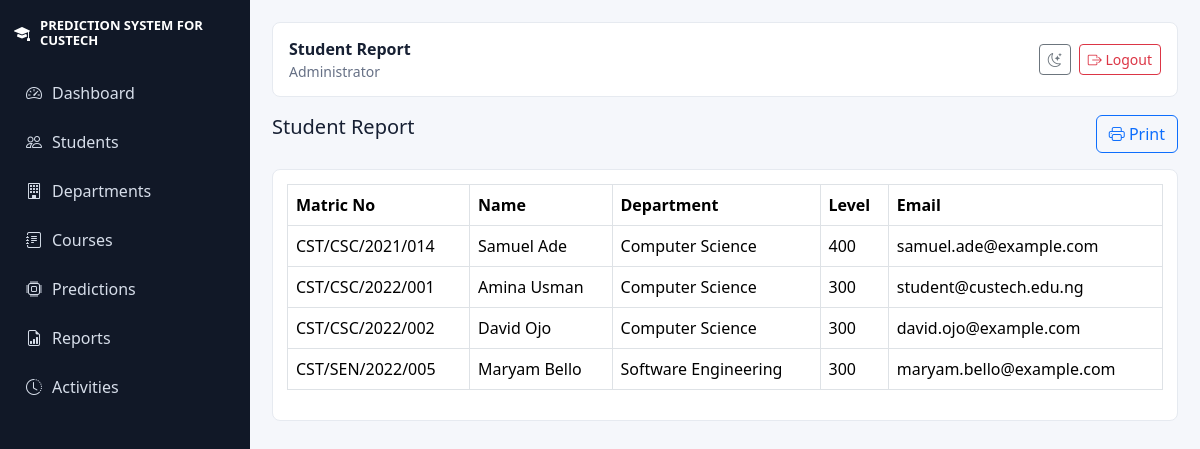
Screenshot of /reports/student_report.php (signed in) with the database file from the repository.
### tables this page shows
CREATE TABLE users (id INT AUTO_INCREMENT PRIMARY KEY, role_id INT NOT NULL, username VARCHAR(60) UNIQUE NOT NULL, email VARCHAR(120) UNIQUE NOT NULL, password_hash VARCHAR(255) NOT NULL, status ENUM('active','inactive') DEFAULT 'active', last_login DATETIME NULL, created_at DATETIME, FOREIGN KEY (role_id) REFERENCES roles(id));

CREATE TABLE roles (id INT AUTO_INCREMENT PRIMARY KEY, name VARCHAR(60) UNIQUE NOT NULL, description VARCHAR(255));

CREATE TABLE students (id INT AUTO_INCREMENT PRIMARY KEY, user_id INT NULL, department_id INT, matric_no VARCHAR(40) UNIQUE NOT NULL, first_name VARCHAR(80), last_name VARCHAR(80), email VARCHAR(120), phone VARCHAR(40), gender VARCHAR(20), age INT, level VARCHAR(20), address TEXT, passport VARCHAR(255), created_at DATETIME, FOREIGN KEY (user_id) REFERENCES users(id), FOREIGN KEY (department_id) REFERENCES departments(id));

CREATE TABLE departments (id INT AUTO_INCREMENT PRIMARY KEY, faculty_id INT NOT NULL, name VARCHAR(120) NOT NULL, code VARCHAR(20) UNIQUE, created_at DATETIME, FOREIGN KEY (faculty_id) REFERENCES faculties(id));

### includes/functions.php (called while the page is built, shortened)
<?php
function db(): PDO
{
    static $pdo = null;
    if ($pdo instanceof PDO) {
        return $pdo;
    }
    $dsn = 'mysql:host=' . DB_HOST . ';dbname=' . DB_NAME . ';charset=' . DB_CHARSET;
    $pdo = new PDO($dsn, DB_USER, DB_PASS, [
        PDO::ATTR_ERRMODE => PDO::ERRMODE_EXCEPTION,
        PDO::ATTR_DEFAULT_FETCH_MODE => PDO::FETCH_ASSOC,
        PDO::ATTR_EMULATE_PREPARES => false,
    ]);
    return $pdo;
}
function e(?string $value): string
{
    return htmlspecialchars((string)$value, ENT_QUOTES, 'UTF-8');
}
function url(string $path = ''): string
{
    return BASE_URL . '/' . ltrim($path, '/');
}
function current_user(): ?array
{
    $stmt = db()->prepare('SELECT u.*, r.name AS role_name FROM users u JOIN roles r ON r.id = u.role_id WHERE u.id = ? AND u.status = "active"');
    $stmt->execute([$_SESSION['user_id']]);
    return $stmt->fetch() ?: null;
}
function fetch_all(string $sql, array $params = []): array
{
    $stmt = db()->prepare($sql);
    $stmt->execute($params);
    return $stmt->fetchAll();
}

### reports/student_report.php (the view)
<?php
require_once __DIR__ . '/../includes/functions.php';
$user = require_login();
if (in_array($user['role_name'], ['Super Admin','Administrator','Department Officer'], true)) {
    $rows = fetch_all('SELECT s.*, d.name department FROM students s LEFT JOIN departments d ON d.id=s.department_id ORDER BY s.matric_no');
} else {
    $rows = fetch_all('SELECT s.*, d.name department FROM students s LEFT JOIN departments d ON d.id=s.department_id WHERE s.user_id = ? ORDER BY s.matric_no', [$user['id']]);
}
$title = 'Student Report';
require __DIR__ . '/../views/partials/header.php';
?>
<div class="d-flex justify-content-between mb-3"><h1 class="h5">Student Report</h1><button onclick="window.print()" class="btn btn-outline-primary"><i class="bi bi-printer"></i> Print</button></div>
<div class="table-wrap"><table class="table table-bordered"><thead><tr><th>Matric No</th><th>Name</th><th>Department</th><th>Level</th><th>Email</th></tr></thead><tbody><?php foreach($rows as $r): ?><tr><td><?= e($r['matric_no']) ?></td><td><?= e($r['first_name'].' '.$r['last_name']) ?></td><td><?= e($r['department']) ?></td><td><?= e($r['level']) ?></td><td><?= e($r['email']) ?></td></tr><?php endforeach; ?></tbody></table></div>
<?php require __DIR__ . '/../views/partials/footer.php'; ?>

### views/partials/header.php (shortened to what this page needs)
<?php $user = current_user(); ?>
<!doctype html>
<html lang="en" data-theme="<?= e($_COOKIE['theme'] ?? 'light') ?>">
<head>
    <link href="<?= e(url('assets/vendor/bootstrap/css/bootstrap.min.css')) ?>" rel="stylesheet">
    <link href="<?= e(url('assets/vendor/bootstrap-icons/bootstrap-icons.min.css')) ?>" rel="stylesheet">
    <link href="<?= e(url('assets/css/style.css')) ?>" rel="stylesheet">
</head>
<body>
<div class="app-shell">
<?php if ($user): ?>
    <aside class="sidebar">
        <a class="brand" href="<?= e(url('dashboard.php')) ?>"><i class="bi bi-mortarboard-fill"></i><span>PREDICTION SYSTEM FOR CUSTECH</span></a>
        <nav>
            <a href="<?= e(url('dashboard.php')) ?>"><i class="bi bi-speedometer2"></i> Dashboard</a>
            <?php if (in_array($user['role_name'], ['Super Admin','Administrator'], true)): ?>
                <a href="<?= e(url('admin/students.php')) ?>"><i class="bi bi-people"></i> Students</a>
                <a href="<?= e(url('admin/departments.php')) ?>"><i class="bi bi-building"></i> Departments</a>
                <a href="<?= e(url('admin/courses.php')) ?>"><i class="bi bi-journal-text"></i> Courses</a>
                <a href="<?= e(url('admin/predictions.php')) ?>"><i class="bi bi-cpu"></i> Predictions</a>
                <a href="<?= e(url('admin/reports.php')) ?>"><i class="bi bi-file-earmark-bar-graph"></i> Reports</a>
            <?php endif; ?>
            <a href="<?= e(url('activities.php')) ?>"><i class="bi bi-clock-history"></i> Activities</a>
        </nav>
    </aside>
<?php endif; ?>
<main class="<?= $user ? 'content' : 'public-content' ?>">
<?php if ($user): ?>
    <header class="topbar">
        <div>
            <strong><?= e($title ?? 'Dashboard') ?></strong>
            <small><?= e($user['role_name']) ?></small>
        </div>
        <div class="top-actions">
            <button class="btn btn-sm btn-outline-secondary" id="themeToggle" title="Toggle theme"><i class="bi bi-moon-stars"></i></button>
            <a class="btn btn-sm btn-outline-danger" href="<?= e(url('logout.php')) ?>"><i class="bi bi-box-arrow-right"></i> Logout</a>
        </div>
    </header>
<?php endif; ?>

### assets/css/style.css (style rules this page uses)
:root { --bg: #f5f7fb; --panel: #ffffff; --text: #172033; --muted: #667085; --line: #e6eaf0; --primary: #1769aa; --success: #18865b; --danger: #bd2c3c; }
body { background: var(--bg); color: var(--text); font-family: "Segoe UI", Arial, sans-serif; }
.app-shell { min-height: 100vh; display: flex; }
.sidebar { width: 250px; background: #111827; color: white; position: fixed; inset: 0 auto 0 0; padding: 18px 14px; overflow-y: auto; }
.brand { display: flex; gap: 10px; align-items: center; color: white; text-decoration: none; font-weight: 800; margin-bottom: 22px; line-height: 1.15; }
.brand span { font-size: 13px; }
.sidebar nav a { display: flex; align-items: center; gap: 10px; color: #d7deea; text-decoration: none; padding: 11px 12px; border-radius: 8px; margin: 3px 0; }
.content { margin-left: 250px; width: calc(100% - 250px); padding: 22px; }
.topbar { background: var(--panel); border: 1px solid var(--line); border-radius: 8px; padding: 14px 16px; display: flex; justify-content: space-between; align-items: center; margin-bottom: 18px; }
.topbar small { display:block; color: var(--muted); }
.top-actions { display: flex; gap: 8px; }
.card, .table-wrap, .auth-card { background: var(--panel); border: 1px solid var(--line); border-radius: 8px; color: var(--text); }
.table-wrap { padding: 14px; overflow-x: auto; }

### rows the page displays
users: role.name "Administrator"
students: matric_no "CST/CSC/2021/014", first_name+last_name "Samuel Ade", department.name "Computer Science", level "400", email "samuel.ade@example.com"
students: matric_no "CST/CSC/2022/001", first_name+last_name "Amina Usman", department.name "Computer Science", level "300", email "student@custech.edu.ng"
students: matric_no "CST/CSC/2022/002", first_name+last_name "David Ojo", department.name "Computer Science", level "300", email "david.ojo@example.com"
students: matric_no "CST/SEN/2022/005", first_name+last_name "Maryam Bello", department.name "Software Engineering", level "300", email "maryam.bello@example.com"

### other values shown
$title "Student Report"
